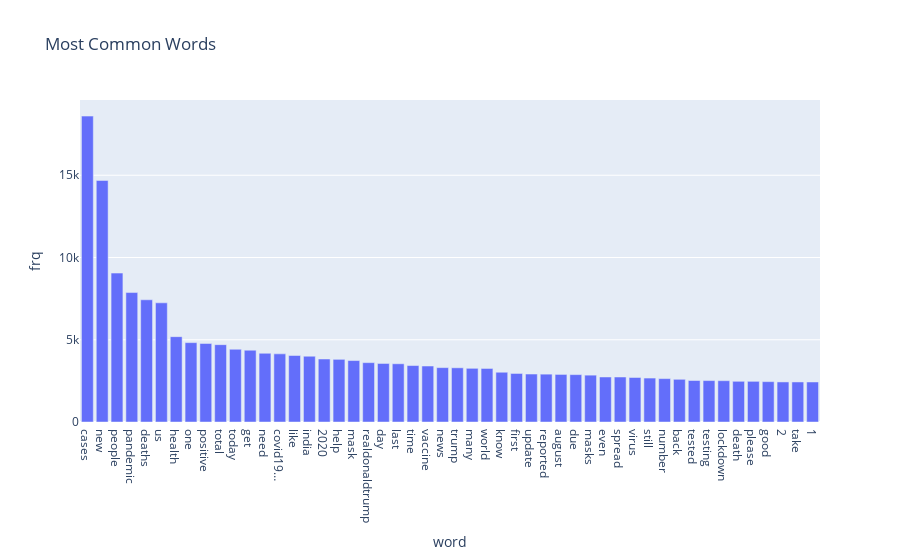

Write notebook code for a chart like this one.
### Code cell
word_counts= Counter(word_list).most_common(50)
words_df= pd.DataFrame(word_counts)
words_df.columns = ['word','frq']

px.bar(words_df,x='word',y='frq',title='Most Common Words')

### Figure 1 — Plotly figure (JSON) as saved in the notebook; plotly's stock layout.template omitted (floating-point values rounded to 4 significant figures)
{"data": [{"alignmentgroup": "True", "hovertemplate": "word=%{x}<br>frq=%{y}<extra></extra>", "legendgroup": "", "marker": {"color": "#636efa", "pattern": {"shape": ""}}, "name": "", "offsetgroup": "", "orientation": "v", "showlegend": false, "textposition": "auto", "type": "bar", "x": ["cases", "new", "people", "pandemic", "deaths", "us", "health", "one", "positive", "total", "today", "get", "need", "covid19…", "like", "india", "2020", "help", "mask", "realdonaldtrump", "day", "last", "time", "vaccine", "news", "trump", "many", "world", "know", "first", "update", "reported", "august", "due", "masks", "even", "spread", "virus", "still", "number", "back", "tested", "testing", "lockdown", "death", "please", "good", "2", "take", "1"], "xaxis": "x", "y": [18596, 14683, 9053, 7869, 7429, 7245, 5188, 4825, 4773, 4701, 4420, 4365, 4178, 4143, 4042, 3999, 3830, 3809, 3735, 3608, 3558, 3540, 3431, 3403, 3306, 3295, 3263, 3255, 3025, 2951, 2916, 2909, 2892, 2880, 2848, 2736, 2735, 2706, 2671, 2638, 2596, 2522, 2518, 2511, 2474, 2472, 2453, 2435, 2434, 2432], "yaxis": "y"}], "layout": {"barmode": "relative", "legend": {"tracegroupgap": 0}, "title": {"text": "Most Common Words"}, "xaxis": {"anchor": "y", "domain": [0, 1], "title": {"text": "word"}}, "yaxis": {"anchor": "x", "domain": [0, 1], "title": {"text": "frq"}}}}
